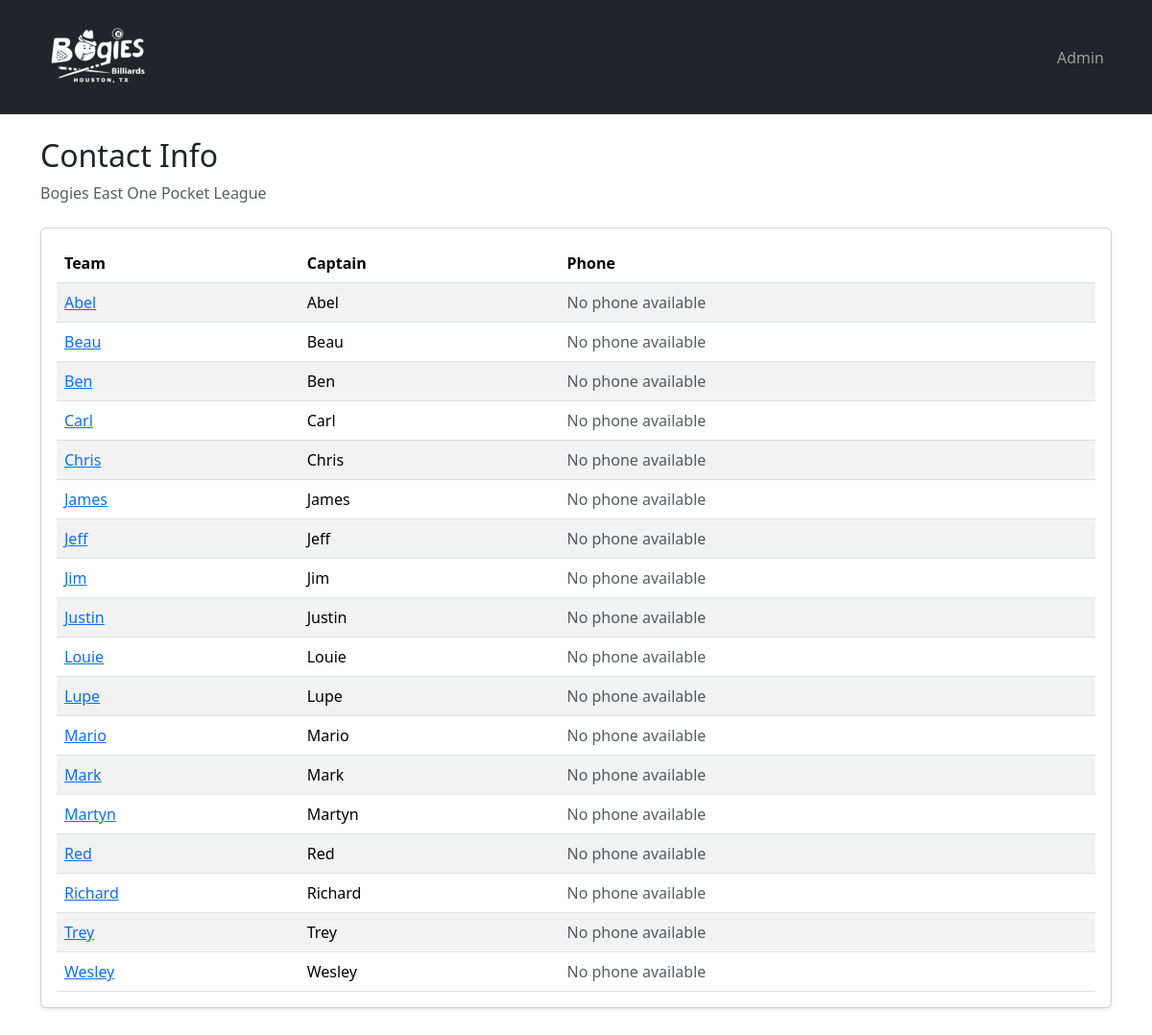
Page /contact-info/ on the committed database.
### core/models.py (models this page shows, shortened)
class League(models.Model):
    class ResultsType(models.TextChoices):
        DARTS = 'darts', 'Darts'
        EIGHT_BALL = '8_ball', '8 Ball League'
        ONE_POCKET = 'one_pocket', 'One Pocket'
    class DayOfWeek(models.TextChoices):
        MONDAY = 'monday', 'Monday'
        TUESDAY = 'tuesday', 'Tuesday'
        WEDNESDAY = 'wednesday', 'Wednesday'
        THURSDAY = 'thursday', 'Thursday'
        FRIDAY = 'friday', 'Friday'
        SATURDAY = 'saturday', 'Saturday'
        SUNDAY = 'sunday', 'Sunday'
    name = models.CharField(max_length=255)
    team_size = models.PositiveIntegerField()
    results_type = models.CharField(
        max_length=20,
        choices=ResultsType.choices,
    )
    day_of_week = models.CharField(
        max_length=10,
        choices=DayOfWeek.choices,
    )
    wide_logo_url = models.URLField(blank=True)
    fee_per_player = models.DecimalField(
        max_digits=6,
        decimal_places=2,
        default=10,
        help_text='Amount charged per player.',
    )
    greens_fee = models.DecimalField(
        max_digits=6,
        decimal_places=2,
        default=2,
        help_text='Portion of fee_per_player paid to the venue.',
    )
    tournament_target = models.DecimalField(
        max_digits=8,
        decimal_places=2,
        default=90,
        help_text='Target amount per team added to the end-of-season tournament.',
    )
    signup_fee = models.DecimalField(
        max_digits=6,
        decimal_places=2,
        default=30,
        help_text='Signup fee charged per team.',
    )

class Team(models.Model):
    league = models.ForeignKey(
        League,
        on_delete=models.CASCADE,
        related_name='teams',
    )
    venue = models.ForeignKey(
        Venue,
        on_delete=models.CASCADE,
        related_name='teams',
    )
    captain = models.ForeignKey(
        'Player',
        on_delete=models.SET_NULL,
        related_name='captained_teams',
        null=True,
        blank=True,
    )
    name = models.CharField(max_length=255)
    seed = models.PositiveIntegerField(blank=True, null=True)
    team_rank = models.PositiveIntegerField(
        blank=True,
        null=True,
        validators=[MinValueValidator(1), MaxValueValidator(5)],
    )
    class Meta:
        constraints = [
            models.UniqueConstraint(
                fields=['league', 'name'],
                name='unique_team_name_per_league',
            ),
            models.UniqueConstraint(
                fields=['league', 'seed'],
                condition=models.Q(seed__isnull=False),
                name='unique_team_seed_per_league',
            ),
        ]

class Player(models.Model):
    league = models.ForeignKey(
        League,
        on_delete=models.CASCADE,
        related_name='players',
    )
    team = models.ForeignKey(
        Team,
        on_delete=models.SET_NULL,
        related_name='players',
        null=True,
        blank=True,
    )
    name = models.CharField(max_length=255)
    phone = models.CharField(max_length=20, blank=True)
    male = models.BooleanField(default=True)

### core/views.py (the view)
# urls.py: path('contact-info/', contact_info, name='contact_info'),
def contact_info(request):
    active_league = get_active_league(request)
    teams = Team.objects.none()
    if active_league:
        teams = (
            Team.objects.filter(league=active_league)
            .select_related('captain')
            .order_by('name')
        )
    return render(request, 'contact_info.html', {
        'active_league': active_league,
        'league_name': active_league.name if active_league else 'League Name',
        'teams': teams,
    })

### core/views.py (called while the page is built)
def get_active_league(request):
    requested_league_id = request.GET.get('league')
    if requested_league_id:
        request.session['frontend_league_id'] = requested_league_id
    league_id = (
        request.session.get('frontend_league_id')
        or settings.FRONTEND_LEAGUE_ID
    )
    if league_id:
        league = League.objects.filter(pk=league_id).first()
        if league:
            return league
    return League.objects.order_by('name').first()

### core/templates/contact_info.html (shortened to what this page needs)
{% extends "base.html" %}
{% block content %}
    <div class="mb-4">
        <h1 class="h2 mb-2">Contact Info</h1>
        {% if active_league %}
            <p class="text-muted mb-0">{{ active_league.name }}</p>
        {% endif %}
    </div>
    <div class="card shadow-sm">
        <div class="card-body">
            {% if teams %}
                <div class="table-responsive">
                    <table class="table table-striped align-middle mb-0">
                        <thead>
                            <tr>
                                <th scope="col">Team</th>
                                <th scope="col">Captain</th>
                                <th scope="col">Phone</th>
                            </tr>
                        </thead>
                        <tbody>
                            {% for team in teams %}
                                <tr>
                                    <td>
                                        <a href="/teams/{{ team.id }}/">{{ team.name }}</a>
                                    </td>
                                    <td>
                                        {% if team.captain %}
                                            {{ team.captain.name }}
                                        {% else %}
                                            <span class="text-muted">No captain assigned</span>
                                        {% endif %}
                                    </td>
                                    <td>
                                        {% if team.captain and team.captain.phone %}
                                            {{ team.captain.phone }}
                                        {% else %}
                                            <span class="text-muted">No phone available</span>
                                        {% endif %}
                                    </td>
                                </tr>
                            {% endfor %}
                        </tbody>
                    </table>
                </div>
            {% else %}
                <p class="text-muted mb-0">No teams available for this league.</p>
            {% endif %}
        </div>
    </div>
{% endblock %}

### rows in the picture
League: name "Bogies East One Pocket League"
Team: name "Abel", captain.name "Abel", shows "No phone available"
Team: name "Beau", captain.name "Beau", shows "No phone available"
Team: name "Ben", captain.name "Ben", shows "No phone available"
Team: name "Carl", captain.name "Carl", shows "No phone available"
Team: name "Chris", captain.name "Chris", shows "No phone available"
Team: name "James", captain.name "James", shows "No phone available"
Team: name "Jeff", captain.name "Jeff", shows "No phone available"
Team: name "Jim", captain.name "Jim", shows "No phone available"
Team: name "Justin", captain.name "Justin", shows "No phone available"
Team: name "Louie", captain.name "Louie", shows "No phone available"
Team: name "Lupe", captain.name "Lupe", shows "No phone available"
Team: name "Mario", captain.name "Mario", shows "No phone available"
Team: name "Mark", captain.name "Mark", shows "No phone available"
Team: name "Martyn", captain.name "Martyn", shows "No phone available"
Team: name "Red", captain.name "Red", shows "No phone available"
Team: name "Richard", captain.name "Richard", shows "No phone available"
Team: name "Trey", captain.name "Trey", shows "No phone available"
Team: name "Wesley", captain.name "Wesley", shows "No phone available"
